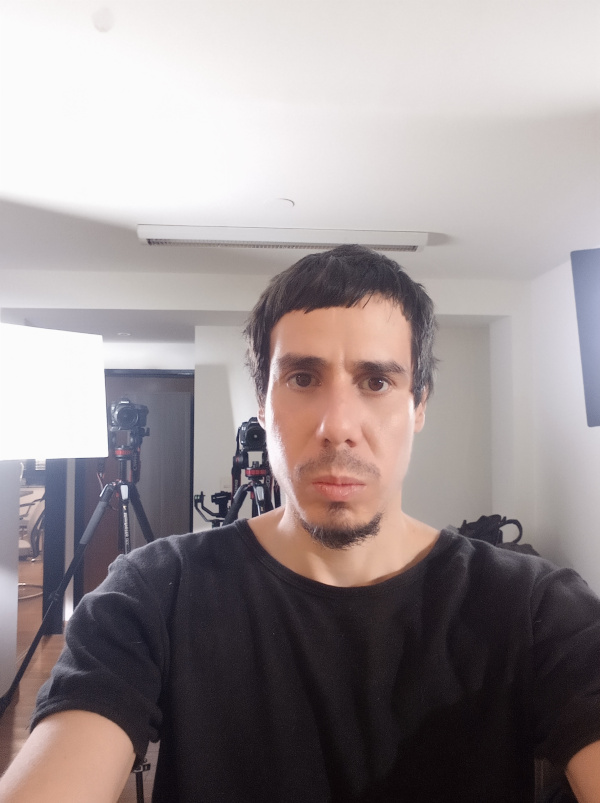
#> input picture computer visions/data/images/picture.jpg, 600 x 803 px
$ python -i pencilskecht.py   (imports and definitions only)
#> lines starting #> are read from the running program, lines starting #| are printed output that depends on the picture
import cv2
import numpy as np
from dataPath import DATA_PATH


# Read an image in grayscale
# [1 line that did not run here, left out]
# [1 line not run here, left out]

def dodgeV2(image, mask):
        return cv2.divide(image, 255-mask, scale=256)

def renderv2(img_rgb):
    img_gray = cv2.cvtColor(img_rgb, cv2.COLOR_RGB2GRAY)
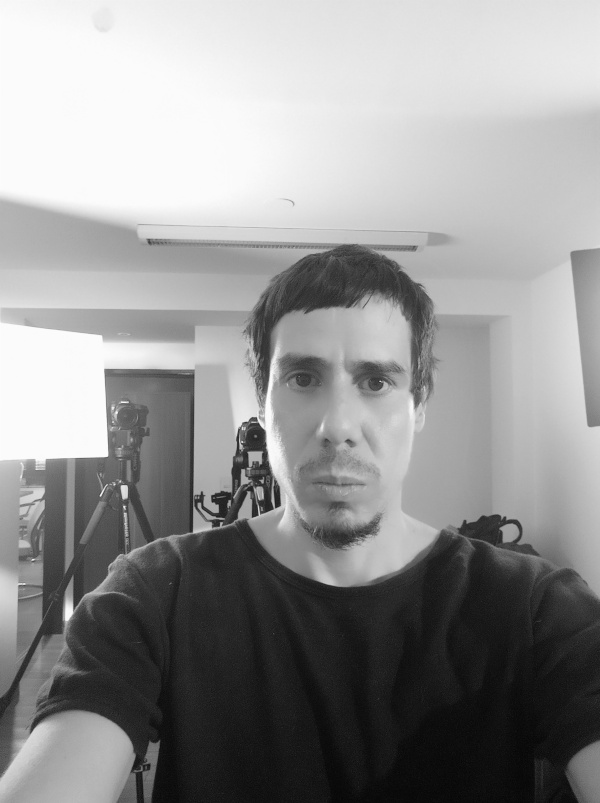
#> img_gray: shape (803, 600); min 3, max 254, mean 147.5
    img_gray_inv = 255 - img_gray
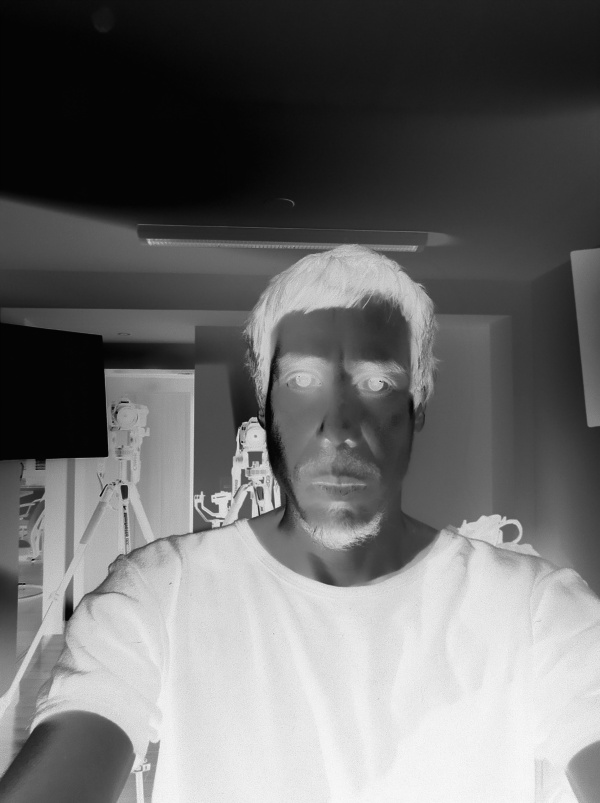
#> img_gray_inv: shape (803, 600); min 1, max 252, mean 107.5
    img_blur = cv2.GaussianBlur(img_gray_inv, (21,21), 0, 0)
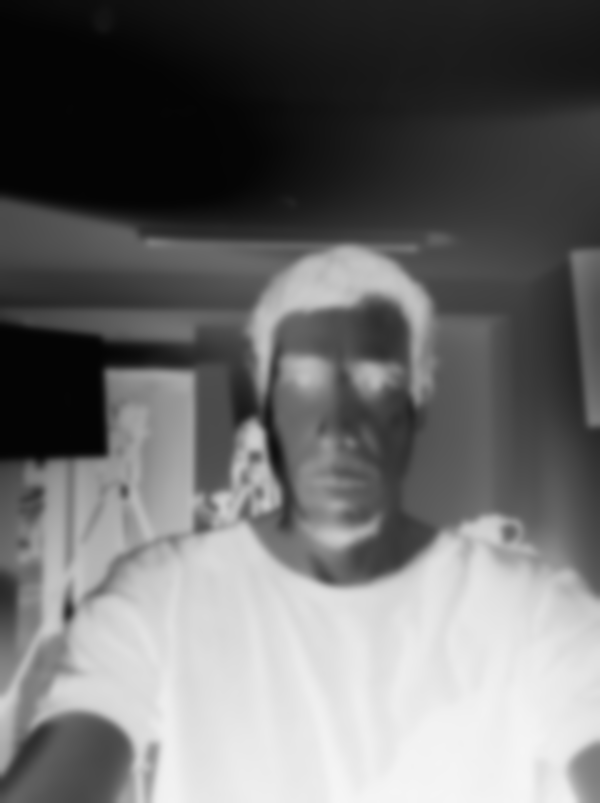
#> img_blur: shape (803, 600); min 4, max 246, mean 107.5
    img_blend = dodgeV2(img_gray, img_blur)
#> in dodgeV2, `return cv2.divide(image, 255-mask, scale=256)`:
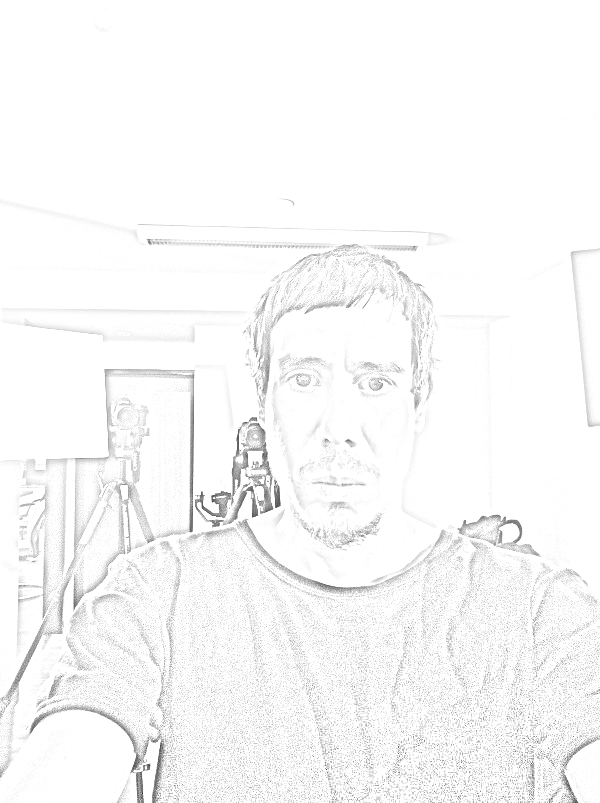
#> returned value: shape (803, 600); min 26, max 255, mean 248.4
    img_blend = cv2.cvtColor(img_blend, cv2.COLOR_GRAY2RGB)
    return cv2.imshow ("renderV2", img_blend)


def renderv1(img_rgb):
    img_gray = cv2.cvtColor(img_rgb, cv2.COLOR_BGR2GRAY)
    img_blur = cv2.GaussianBlur(img_gray, (21,21), 0, 0)
    img_blend = cv2.divide(img_gray, img_blur, scale=256)
    return cv2.imshow ("renderV1", img_blend)

# [3 lines not run here, left out]

>>> import cv2
>>> picture = cv2.cvtColor(cv2.imread('../data/images/picture.jpg'), cv2.COLOR_BGR2RGB)
>>> result = renderv2(picture)

$ run again, on computer visions/data/images/blemish_1.jpg
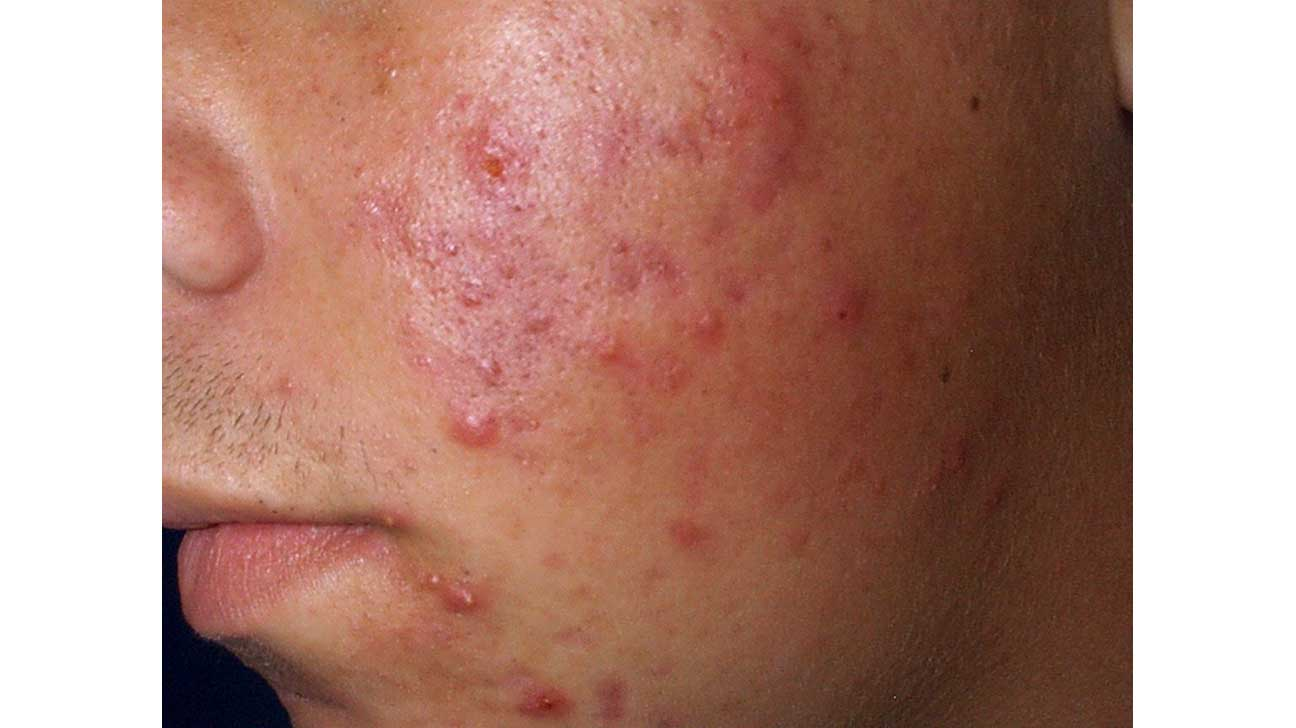
#> input picture computer visions/data/images/blemish_1.jpg, 1296 x 728 px
#> in renderv2, `img_gray_inv = 255 - img_gray`:
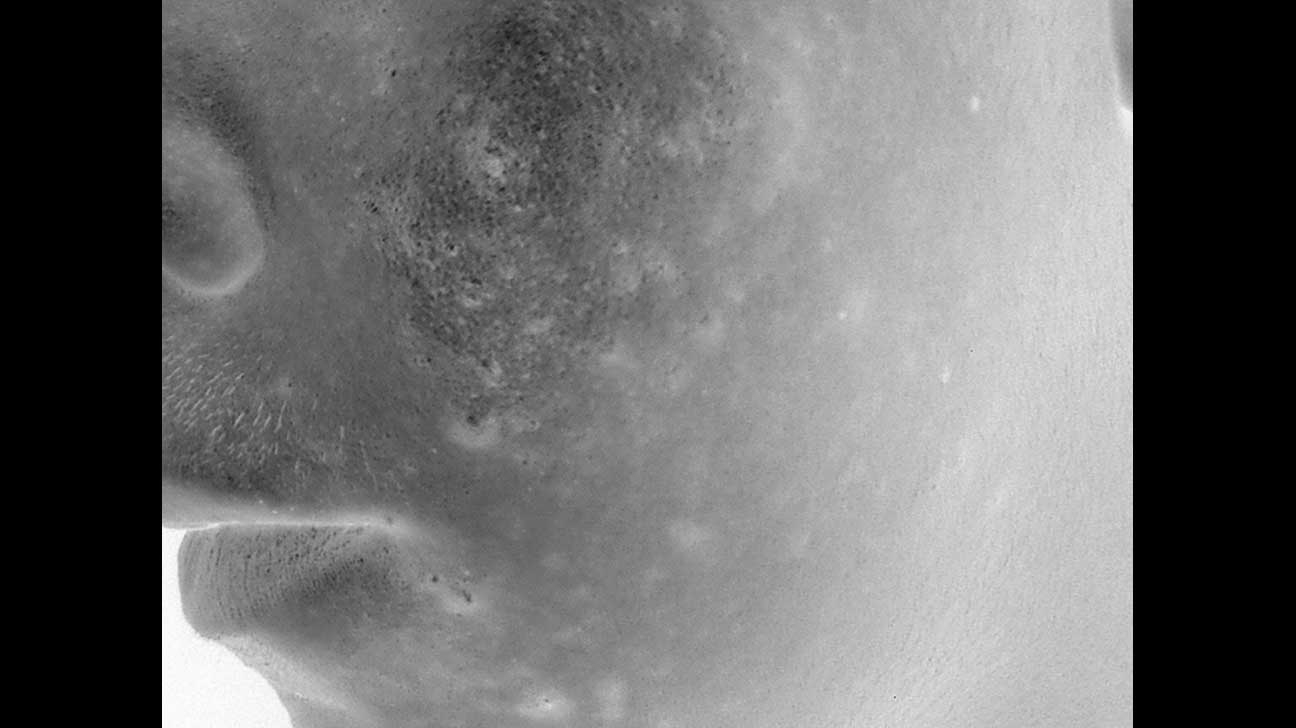
#> img_gray_inv: shape (728, 1296); min 0, max 254, mean 109.4
#> in dodgeV2, `return cv2.divide(image, 255-mask, scale=256)`:
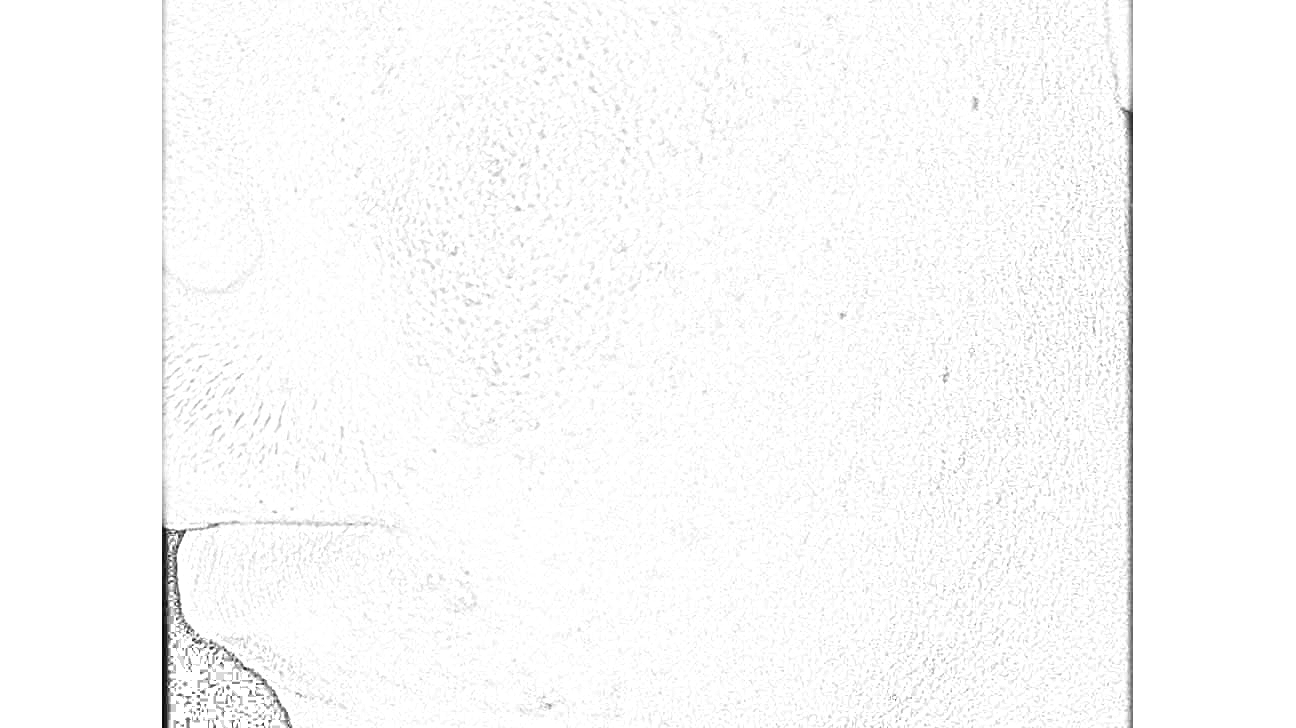
#> returned value: shape (728, 1296); min 6, max 255, mean 250.6

$ run again, on computer visions/data/images/city.jpg
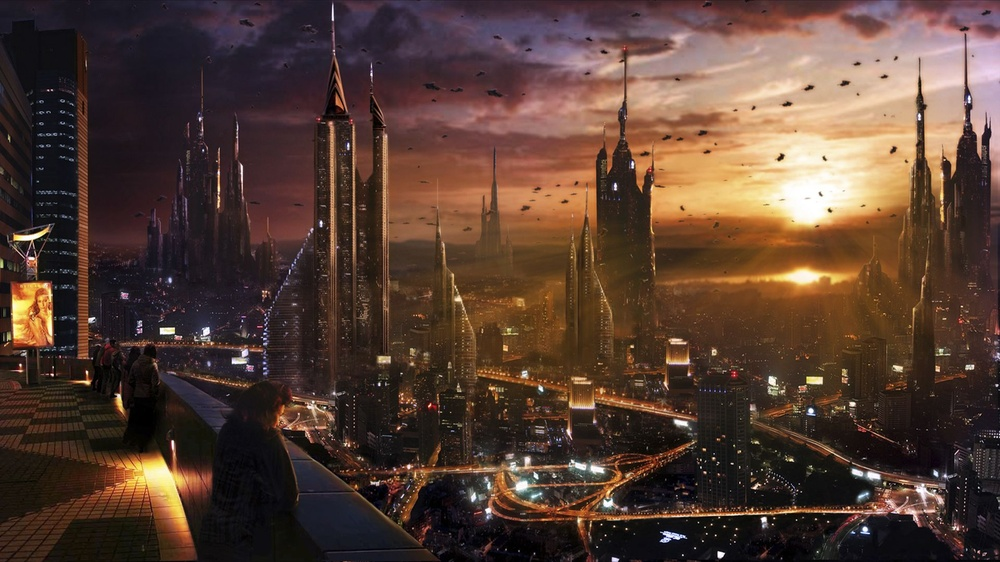
#> input picture computer visions/data/images/city.jpg, 1000 x 562 px, shrunk from 1920 x 1080 before the run
#> in renderv2, `img_blur = cv2.GaussianBlur(img_gray_inv, (21,21), 0, 0)`:
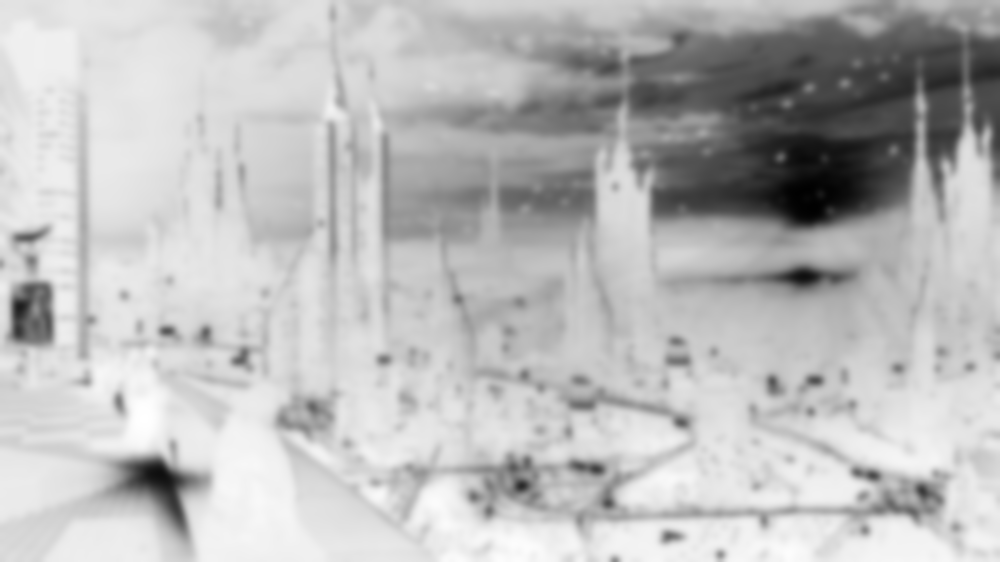
#> img_blur: shape (562, 1000); min 1, max 255, mean 187
#> in dodgeV2, `return cv2.divide(image, 255-mask, scale=256)`:
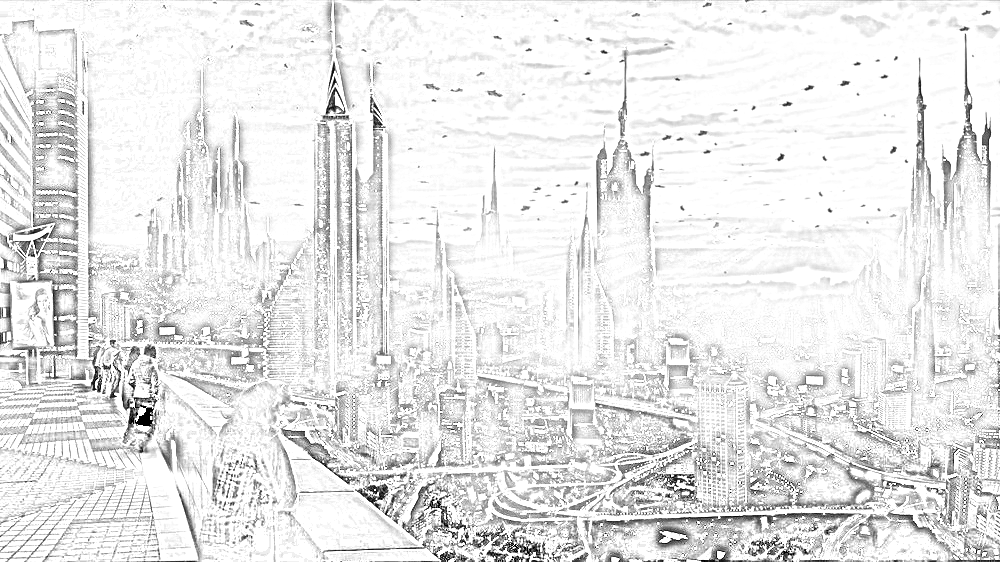
#> returned value: shape (562, 1000); min 0, max 255, mean 231.8
